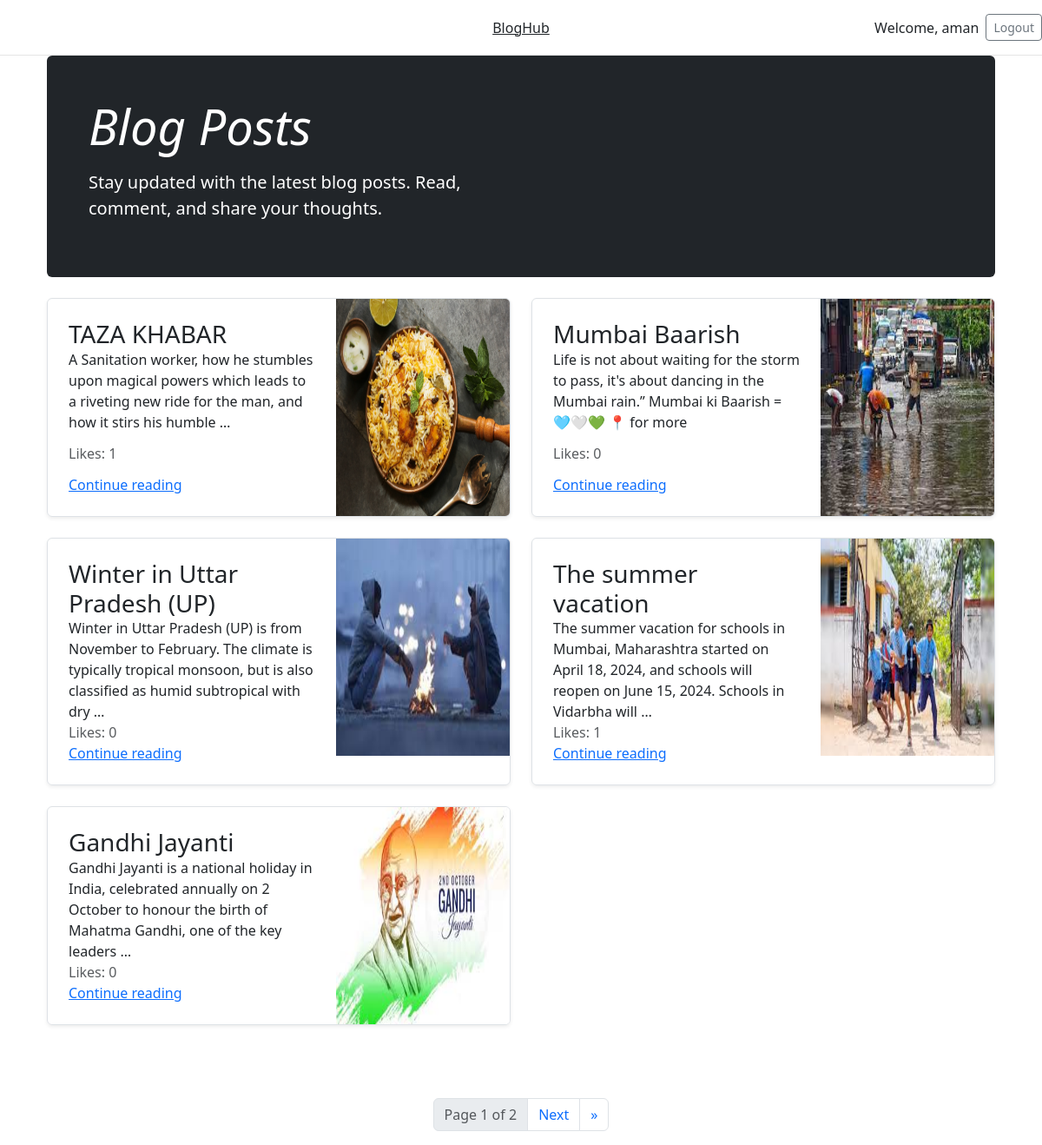
The page /blogs/ (signed in) on the database its author committed.
### blog/models.py (models this page shows, shortened)
class Blog(models.Model):
    title = models.CharField(max_length=255, null=True, blank=True)
    content = models.TextField()
    slug = models.SlugField(unique=True, blank=True)
    image = models.ImageField(upload_to='blog_images/', blank=True, null=True)
    tags = models.CharField(max_length=100, blank=True, null=True)
    likes = models.ManyToManyField(User, related_name='liked_blogs', blank=True)
    def total_likes(self):
        return self.likes.count()

### blog/views.py (the view)
# urls.py: path('blogs/', views.blog_list, name='blog_list'),
@login_required
def blog_list(request):
    blogs = Blog.objects.exclude(slug__isnull=True).exclude(slug__exact='')  # Exclude blogs with empty slugs
    paginator = Paginator(blogs, 5)
    page_number = request.GET.get('page')
    page_obj = paginator.get_page(page_number)
    return render(request, 'blog_list.html', {'page_obj': page_obj})

### blog/templates/blog_list.html (shortened to what this page needs)
{% extends 'base.html' %}
{% load static %}
{% block content %}
<div class="container">
    <div class="p-3 p-md-5 mb-4 text-white rounded bg-dark">
        <div class="col-md-6 px-0">
            <h1 class="display-4 fst-italic">Blog Posts</h1>
            <p class="lead my-3">Stay updated with the latest blog posts. Read, comment, and share your thoughts.</p>
        </div>
    </div>
    <div class="row mb-2">
        {% for blog in page_obj %}
        <div class="col-md-6">
            <div class="row g-0 border rounded overflow-hidden flex-md-row mb-4 shadow-sm h-md-250 position-relative">
                <div class="col p-4 d-flex flex-column position-static">
                    <h3 class="mb-0">{{ blog.title }}</h3>
                    <p class="card-text mb-auto">{{ blog.content|truncatewords:25 }}</p>
                    <p class="mb-auto text-muted">Likes: {{ blog.total_likes }}</p>
                    <a href="{% url 'blog_detail' blog.slug %}" class="stretched-link">Continue reading</a>
                </div>
                <div class="col-auto d-none d-lg-block">
                    {% if blog.image %}
                    <img src="{{ blog.image.url }}" class="bd-placeholder-img" width="200" height="250" alt="{{ blog.title }}">
                    {% else %}
                    <img src="{% static 'images/default-blog.jpg' %}" class="bd-placeholder-img" width="200" height="250" alt="Default Image">
                    {% endif %}
                </div>
            </div>
        </div>
        {% empty %}
        <p>No blogs available.</p>
        {% endfor %}
    </div>
    <div class="pagination justify-content-center">
        <nav aria-label="Page navigation">
            <ul class="pagination">
                <li class="page-item disabled">
                    <a class="page-link">Page {{ page_obj.number }} of {{ page_obj.paginator.num_pages }}</a>
                </li>
                {% if page_obj.has_next %}
                    <li class="page-item">
                        <a class="page-link" href="?page={{ page_obj.next_page_number }}">Next</a>
                    </li>
                    <li class="page-item">
                        <a class="page-link" href="?page={{ page_obj.paginator.num_pages }}" aria-label="Last">
                            <span aria-hidden="true">&raquo;</span>
                        </a>
                    </li>
                {% endif %}
            </ul>
        </nav>
    </div>
</div>
{% endblock %}

### blog/templates/base.html (shortened to what this page needs)
{% load static %}
<!DOCTYPE html>
<html lang="en">
<head>
    <link href="https://cdn.jsdelivr.net/npm/bootstrap@5.3.0-alpha1/dist/css/bootstrap.min.css" rel="stylesheet">
</head>
<body>
<header class="blog-header py-3">
    <div class="row flex-nowrap justify-content-between align-items-center">
        <div class="col-4 pt-1">
        </div>
        <div class="col-4 text-center">
            <a class="blog-header-logo text-dark" href="#">BlogHub</a>
        </div>
        <div class="col-4 d-flex justify-content-end align-items-center">
            {% if user.is_authenticated %}
                <span class="me-2">Welcome, {{ user.username }}</span>
                <a class="btn btn-sm btn-outline-secondary" href="{% url 'logout-page' %}">Logout</a>
            {% else %}
                <a class="btn btn-sm btn-outline-secondary me-2" href="{% url 'login-page' %}">Login</a>
                <a class="btn btn-sm btn-outline-secondary" href="{% url 'register-page' %}">Sign up</a>
            {% endif %}
        </div>
    </div>
</header>
<div class="container">
    {% block content %}{% endblock %}
</div>
</body>
</html>

### blog/templates/base.html (style rules this page uses)
.blog-header { border-bottom: 1px solid #e5e5e5; }
.pagination { margin-top: 30px; }

### rows shown on the page
Blog: title "TAZA KHABAR", content "A Sanitation worker, how he stumbles upon magical powers which leads to a riveting new ride for the man, and how it stirs his humble …", total_likes "1", image (picture)
Blog: title "Mumbai Baarish", content "Life is not about waiting for the storm to pass, it's about dancing in the Mumbai rain.” Mumbai ki Baarish = 🩵🤍💚 📍 for more", total_likes "0", image (picture)
Blog: title "Winter in Uttar Pradesh (UP)", content "Winter in Uttar Pradesh (UP) is from November to February. The climate is typically tropical monsoon, but is also classified as humid subtropical with dry …", total_likes "0", image (picture)
Blog: title "The summer vacation", content "The summer vacation for schools in Mumbai, Maharashtra started on April 18, 2024, and schools will reopen on June 15, 2024. Schools in Vidarbha will …", total_likes "1", image (picture)
Blog: title "Gandhi Jayanti", content "Gandhi Jayanti is a national holiday in India, celebrated annually on 2 October to honour the birth of Mahatma Gandhi, one of the key leaders …", total_likes "0", image (picture)

### other values the page prints
{{ user.username }} "aman"
{{ page_obj.number }} "1"
{{ page_obj.paginator.num_pages }} "2"
